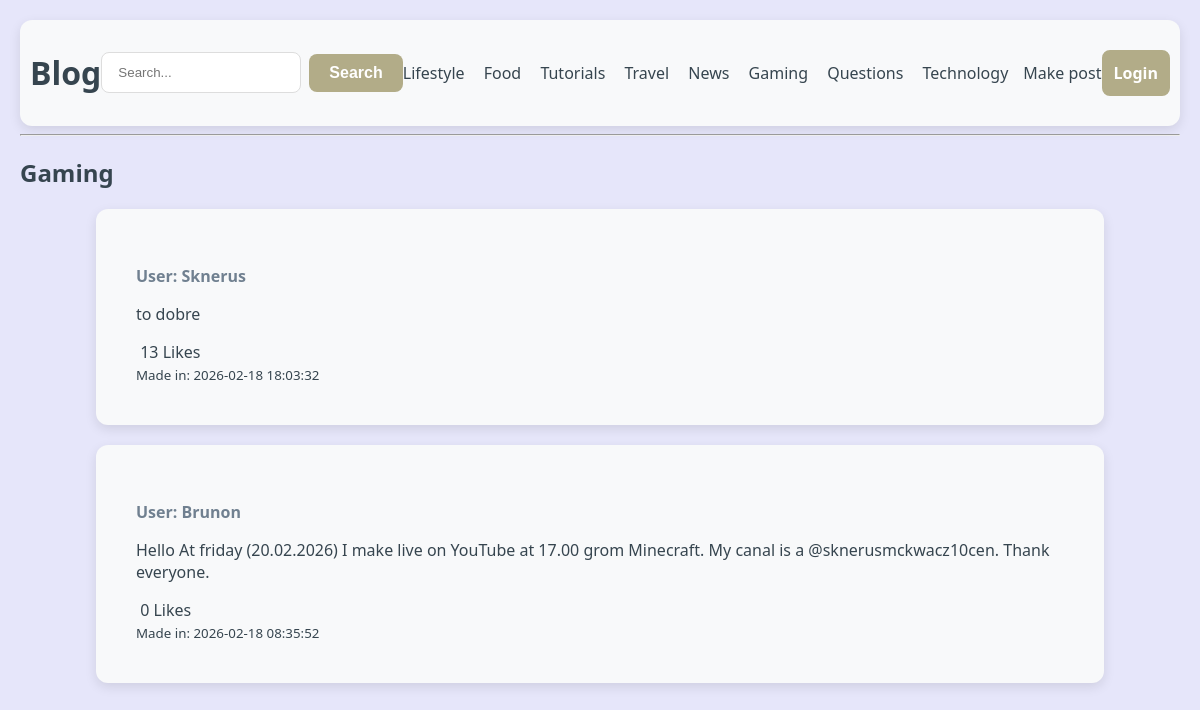
Screenshot of /gaming with the database file from the repository.
### tables this page shows
CREATE TABLE sections (id INTEGER PRIMARY KEY AUTOINCREMENT, name TEXT UNIQUE NOT NULL, slug TEXT UNIQUE NOT NULL);

CREATE TABLE posts (id INTEGER PRIMARY KEY AUTOINCREMENT, name TEXT NOT NULL, text TEXT NOT NULL, image TEXT, section_id INTEGER, likes INTEGER DEFAULT 0, created_at DATETIME DEFAULT CURRENT_TIMESTAMP, FOREIGN KEY (section_id) REFERENCES sections(id));

### main.py (the view)
@app.route('/<section_slug>')
def section_page(section_slug):
    display_name = session.get("login_name", "Login")
    sections = get_blog_sections()
    section = get_section_by_slug(section_slug)
    if not section:
        return "404 Not Found", 404
    posts = get_section_posts(section["id"])
    return render_template('section.html',sections=sections , section=section, posts=posts, name=display_name)

### db.py (called while the page is built)
def get_db():
    conn = sqlite3.connect(DB_NAME)
    conn.row_factory = sqlite3.Row
    return conn

def get_blog_sections():
    with get_db() as db:
        sections = db.execute("SELECT * FROM sections").fetchall()
        return sections

def get_section_by_slug(section_slug):
    with get_db() as db:
        section = db.execute("SELECT * FROM sections WHERE slug = ?", (section_slug,)).fetchone()
        return section

def get_section_posts(section_id):
    with get_db() as db:
        posts = db.execute("SELECT * FROM posts WHERE section_id = ? ORDER BY created_at DESC", (section_id,)).fetchall()
        return posts

### templates/section.html (shortened to what this page needs)
{% extends "base.html" %}
{% block content %}
<h2>{{ section.name }}</h2>
{% for post in posts %}
    <div class="post">
        <div class="user_name_text">
            <p>User: {{ post.name }}</p>
        </div>
        <p>{{ post.text }}</p>
        <a href="{{ url_for('like_post', post_id=post.id) }}" class="url_btn">
            {{ post.likes }} Likes
        </a>
        <br>
        <small>Made in: {{ post.created_at }}</small>
    </div>
{% else %}
    <p>Sorry no posts in this category</p>
{% endfor %}
{% endblock %}

### templates/base.html (shortened to what this page needs)
<!DOCTYPE html>
<html lang="uk">
<head>
    <link rel="stylesheet" href="{{ url_for('static', filename='style.css') }}">
</head>
<body>
<header>
    <h1><a href="{{ url_for('index') }}" class="url_btn">Blog</a></h1>
    <form action="{{ url_for('index') }}" method="POST" class="search-form">
        <div class="search-group">
            <input type="text" name="input" placeholder="Search..." required>
            <button type="submit">Search</button>
        </div>
    </form>
    <nav>
        <div>
            {% for section in sections %}
                <a href="{{ url_for('section_page', section_slug=section.slug) }}" class="url_btn">
                    {{ section.name }}
                </a>
            {% endfor %}
        </div>
    </nav>
    <a href="{{ url_for('add_post') }}" class="url_btn">Make post</a>
    <a href="{{ url_for('login') }}" class="btn">{{ name }}</a>
</header>
<hr>
{% block content %}{% endblock %}
</body>
</html>

### static/style.css (style rules this page uses)
body { font-family: "Segoe UI", sans-serif; color: #36454F; max-width: 100%; margin: auto; padding: 20px; background-color: #E6E6FA; }
header { display: flex; justify-content: space-between; align-items: center; background-color: #F8F9FA; padding: 10px; border-radius: 12px; box-shadow: 0 4px 12px rgba(0, 0, 0, 0.1); }
.user_name_text { color: #708090; font-weight: bold; }
nav a { margin-right: 15px; text-decoration: none; color: #333; }
.post { color: #36454F; word-wrap: break-word; overflow-wrap: break-word; white-space: normal; background-color: #F8F9FA; padding: 40px; border-radius: 12px; box-shadow: 0 4px 12px rgba(0, 0, 0, 0.1); width: 80%; max-width: 1000px; margin: 20px auto 0 }
.url_btn { color: inherit; text-decoration: none; }
input[type=text], select { width: 100%; padding: 12px 16px; margin-bottom: 20px; display: block; border: 1.5px solid #ddd; border-radius: 8px; box-sizing: border-box; transition: border-color 0.3s ease; }
button[type=submit] { width: 50%; background-color: #B2AC88; color: white; padding: 14px; border: none; border-radius: 8px; font-size: 16px; font-weight: bold; cursor: pointer; transition: background-color 0.3s ease, transform 0.1s ease; }
.btn { text-decoration: none; width: 5%; background-color: #B2AC88; color: white; width: fit-content; border: 2px solid #B2AC88; padding: 10px; border-radius: 8px; font-size: 16px; font-weight: bold; cursor: pointer; transition: background-color 0.3s ease, transform 0.1s ease; }
.search-group { display: flex; gap: 8px; align-items: center; }
.search-group input[type=text] { margin-bottom: 0; width: 200px; }
.search-group button[type=submit] { width: auto; padding: 10px 20px; }

### rows the page displays
sections: name "Lifestyle"
sections: name "Food"
sections: name "Tutorials"
sections: name "Travel"
sections: name "News"
sections: name "Gaming"
sections: name "Questions"
sections: name "Technology"
posts: name "Sknerus", text "to dobre", likes "13", created_at "2026-02-18 18:03:32"
posts: name "Brunon", text "Hello At friday (20.02.2026) I make live on YouTube at 17.00 grom Minecraft. My canal is a @sknerusmckwacz10cen. Thank everyone.", likes "0", created_at "2026-02-18 08:35:52"

### other values shown
{{ name }} "Login"
